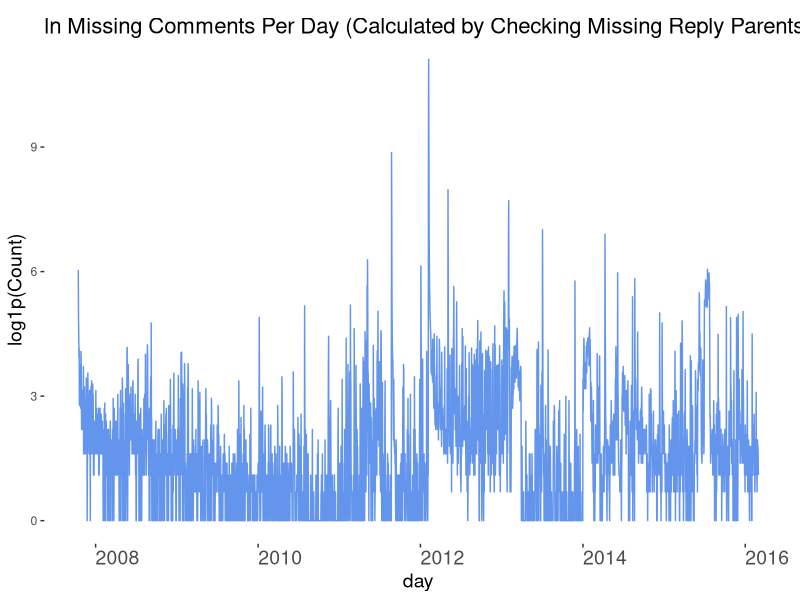
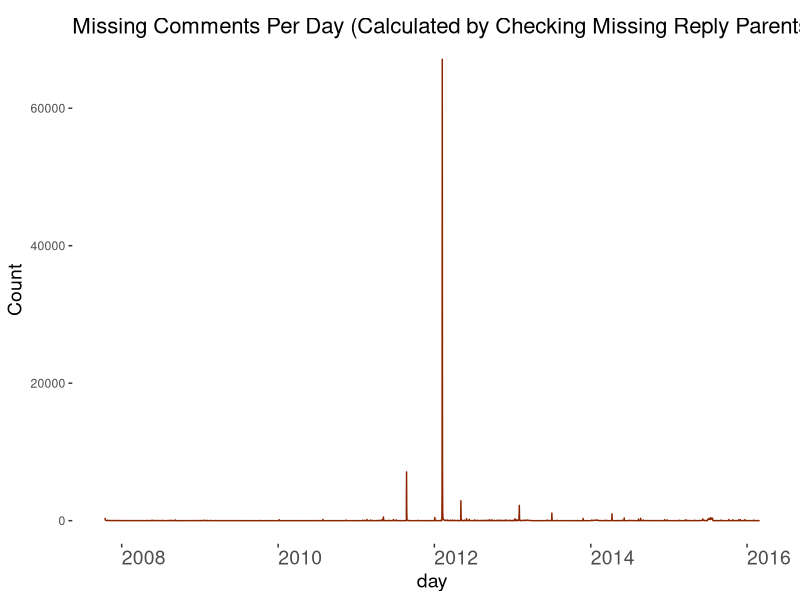
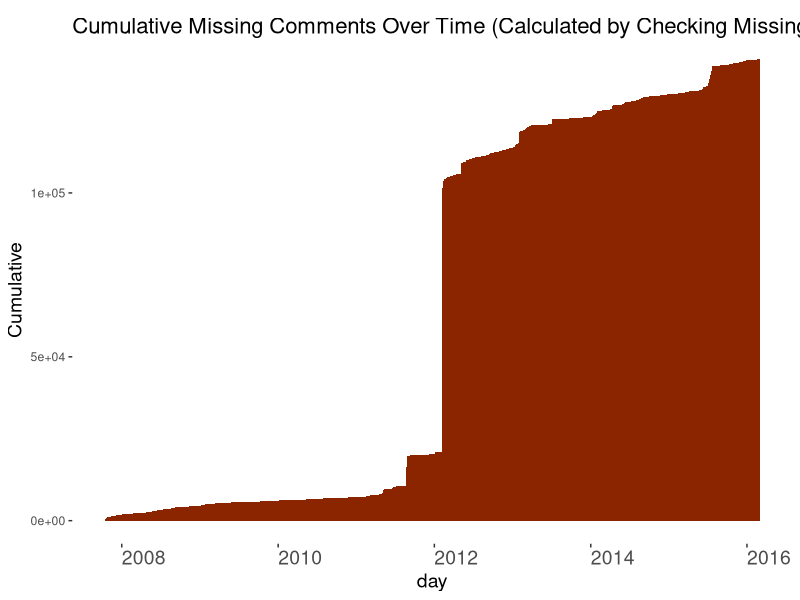
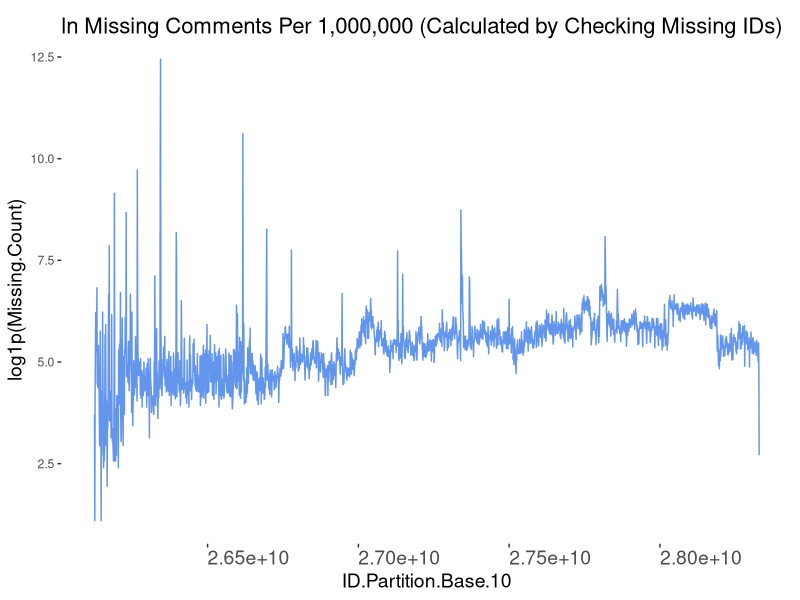
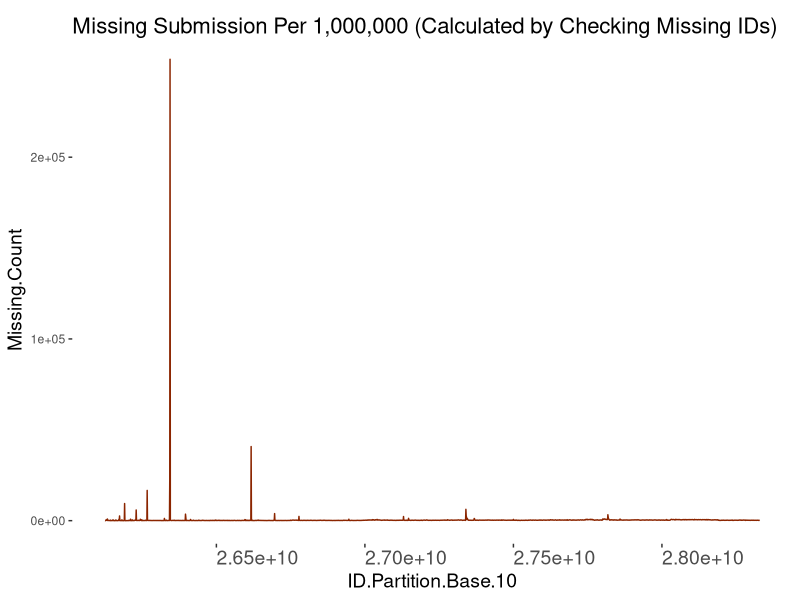
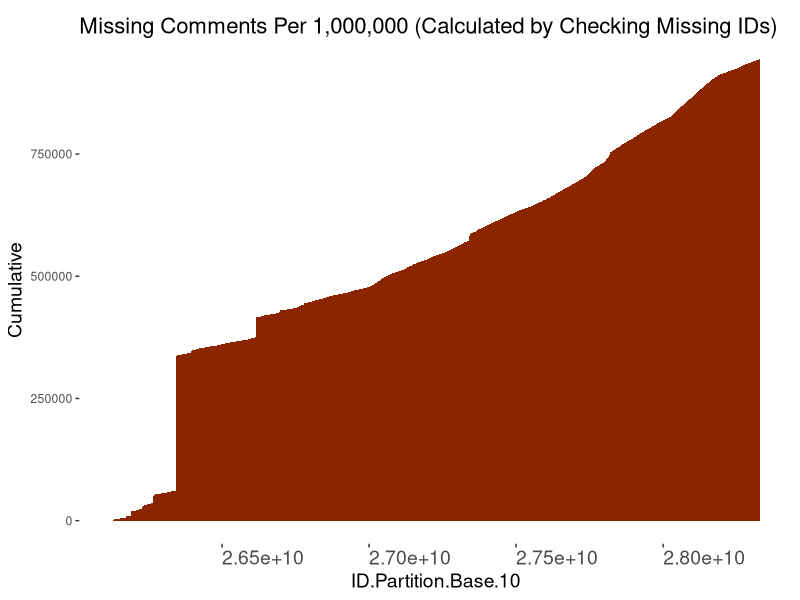
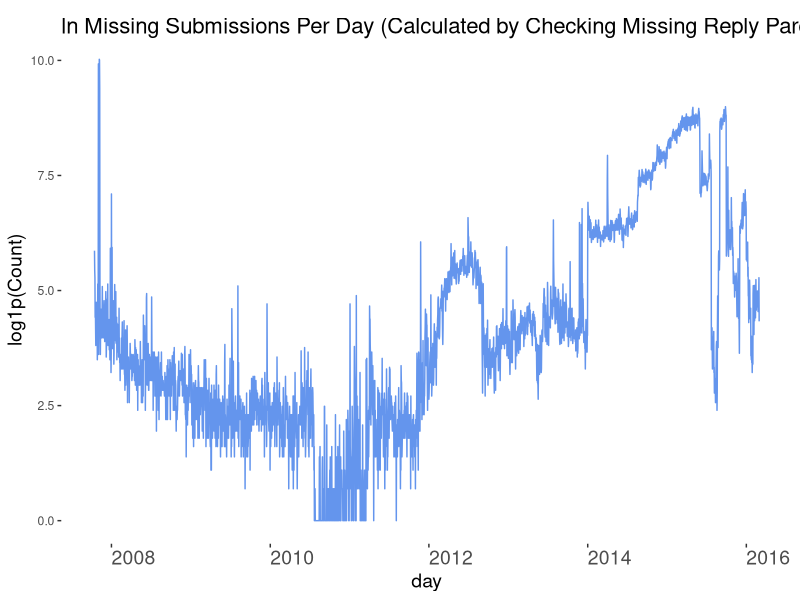
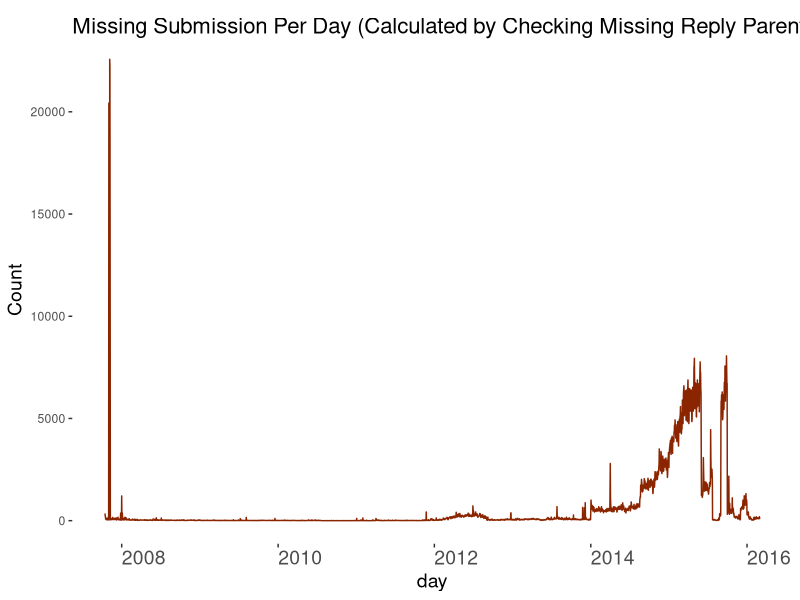

The R script that drew these images, in order:
library(ggplot2)
library(lubridate)


rm(list=ls())

#### PLOT MISSING DATA PER DAY (COMMENTS)
missing_data_comments <- read.csv("../data/aggregate_data/Missing Data Timeline - Comment Timeline.csv")
missing_data_comments$day <- as.Date(missing_data_comments$Date, format="%m/%d/%Y")

ggplot(missing_data_comments, aes(day, log1p(Count))) +
  geom_line(color="cornflowerblue") +
  theme(axis.text.x = element_text(hjust=0, vjust=1, size=14), 
        axis.title=element_text(size=14), 
        panel.background = element_rect(fill = "white"),
        plot.title = element_text(size = 16, colour = "black", vjust = -1)) +
  ggtitle("ln Missing Comments Per Day (Calculated by Checking Missing Reply Parents)")

ggplot(missing_data_comments, aes(day, Count)) +
  geom_line(color="orangered4") +
  theme(axis.text.x = element_text(hjust=0, vjust=1, size=14), 
        axis.title=element_text(size=14), 
        panel.background = element_rect(fill = "white"),
        plot.title = element_text(size = 16, colour = "black", vjust = -1)) +
  ggtitle("Missing Comments Per Day (Calculated by Checking Missing Reply Parents)")

ggplot(missing_data_comments, aes(day, Cumulative)) +
  geom_area(fill="orangered4") +
  theme(axis.text.x = element_text(hjust=0, vjust=1, size=14), 
        axis.title=element_text(size=14), 
        panel.background = element_rect(fill = "white"),
        plot.title = element_text(size = 16, colour = "black", vjust = -1)) +
  ggtitle("Cumulative Missing Comments Over Time (Calculated by Checking Missing Reply Parents)")


#### PLOT MISSING DATA PER ID RANGE (COMMENTS)
missing_data_comments_ids <- read.csv("../data/aggregate_data/Missing Data Timeline - Spectral Scan Comments.csv")
missing_data_comments_ids$ID.Partition.Base.10

ggplot(missing_data_comments_ids, aes(ID.Partition.Base.10, log1p(Missing.Count))) +
  geom_line(color="cornflowerblue") +
  theme(axis.text.x = element_text(hjust=0, vjust=1, size=14), 
        axis.title=element_text(size=14), 
        panel.background = element_rect(fill = "white"),
        plot.title = element_text(size = 16, colour = "black", vjust = -1)) +
  ggtitle("ln Missing Comments Per 1,000,000 (Calculated by Checking Missing IDs)")

ggplot(missing_data_comments_ids, aes(ID.Partition.Base.10, Missing.Count)) +
  geom_line(color="orangered4") +
  theme(axis.text.x = element_text(hjust=0, vjust=1, size=14), 
        axis.title=element_text(size=14), 
        panel.background = element_rect(fill = "white"),
        plot.title = element_text(size = 16, colour = "black", vjust = -1)) +
  ggtitle("Missing Submission Per 1,000,000 (Calculated by Checking Missing IDs)")

ggplot(missing_data_comments_ids, aes(ID.Partition.Base.10, Cumulative)) +
  geom_area(fill="orangered4") +
  theme(axis.text.x = element_text(hjust=0, vjust=1, size=14), 
        axis.title=element_text(size=14), 
        panel.background = element_rect(fill = "white"),
        plot.title = element_text(size = 16, colour = "black", vjust = -1)) +
  ggtitle("Missing Comments Per 1,000,000 (Calculated by Checking Missing IDs)")

#### PLOT MISSING DATA PER DAY (POSTS)
missing_data_posts <- read.csv("../data/aggregate_data/Missing Data Timeline - Submission Timeline.csv")
missing_data_posts$day <- as.Date(missing_data_posts$Date, format="%m/%d/%Y")

ggplot(missing_data_posts, aes(day, log1p(Count))) +
  geom_line(color="cornflowerblue") +
  theme(axis.text.x = element_text(hjust=0, vjust=1, size=14), 
        axis.title=element_text(size=14), 
        panel.background = element_rect(fill = "white"),
        plot.title = element_text(size = 16, colour = "black", vjust = -1)) +
  ggtitle("ln Missing Submissions Per Day (Calculated by Checking Missing Reply Parents)")

ggplot(missing_data_posts, aes(day, Count)) +
  geom_line(color="orangered4") +
  theme(axis.text.x = element_text(hjust=0, vjust=1, size=14), 
        axis.title=element_text(size=14), 
        panel.background = element_rect(fill = "white"),
        plot.title = element_text(size = 16, colour = "black", vjust = -1)) +
  ggtitle("Missing Submission Per Day (Calculated by Checking Missing Reply Parents)")

ggplot(missing_data_posts, aes(day, Cumulative)) +
  geom_area(fill="orangered4") +
  theme(axis.text.x = element_text(hjust=0, vjust=1, size=14), 
        axis.title=element_text(size=14), 
        panel.background = element_rect(fill = "white"),
        plot.title = element_text(size = 16, colour = "black", vjust = -1)) +
  ggtitle("Cumulative Missing Submission Per Day (Calculated by Checking Missing Reply Parents)")


#### PLOT MISSING DATA PER ID RANGE (POSTS)
missing_data_posts_ids <- read.csv("../data/aggregate_data/Missing Data Timeline - Spectral Scan Submissions.csv")
missing_data_posts_ids$ID.Partition.Base.10

ggplot(missing_data_posts_ids, aes(ID.Partition.Base.10, log1p(Missing.Count))) +
  geom_line(color="cornflowerblue") +
  theme(axis.text.x = element_text(hjust=0, vjust=1, size=14), 
        axis.title=element_text(size=14), 
        panel.background = element_rect(fill = "white"),
        plot.title = element_text(size = 16, colour = "black", vjust = -1)) +
  ggtitle("ln Missing Submissions Per 100,000 (Calculated by Checking Missing IDs)")


ggplot(missing_data_posts_ids, aes(ID.Partition.Base.10, Missing.Count)) +
  geom_line(color="orangered4") +
  theme(axis.text.x = element_text(hjust=0, vjust=1, size=14), 
        axis.title=element_text(size=14), 
        panel.background = element_rect(fill = "white"),
        plot.title = element_text(size = 16, colour = "black", vjust = -1)) +
  ggtitle("Missing Submission Per 100,000 (Calculated by Checking Missing IDs)")

ggplot(missing_data_posts_ids, aes(ID.Partition.Base.10, Cumulative)) +
  geom_area(fill="orangered4") +
  theme(axis.text.x = element_text(hjust=0, vjust=1, size=14), 
        axis.title=element_text(size=14), 
        panel.background = element_rect(fill = "white"),
        plot.title = element_text(size = 16, colour = "black", vjust = -1)) +
  ggtitle("Missing Submission Per 100,000 (Calculated by Checking Missing IDs)")

